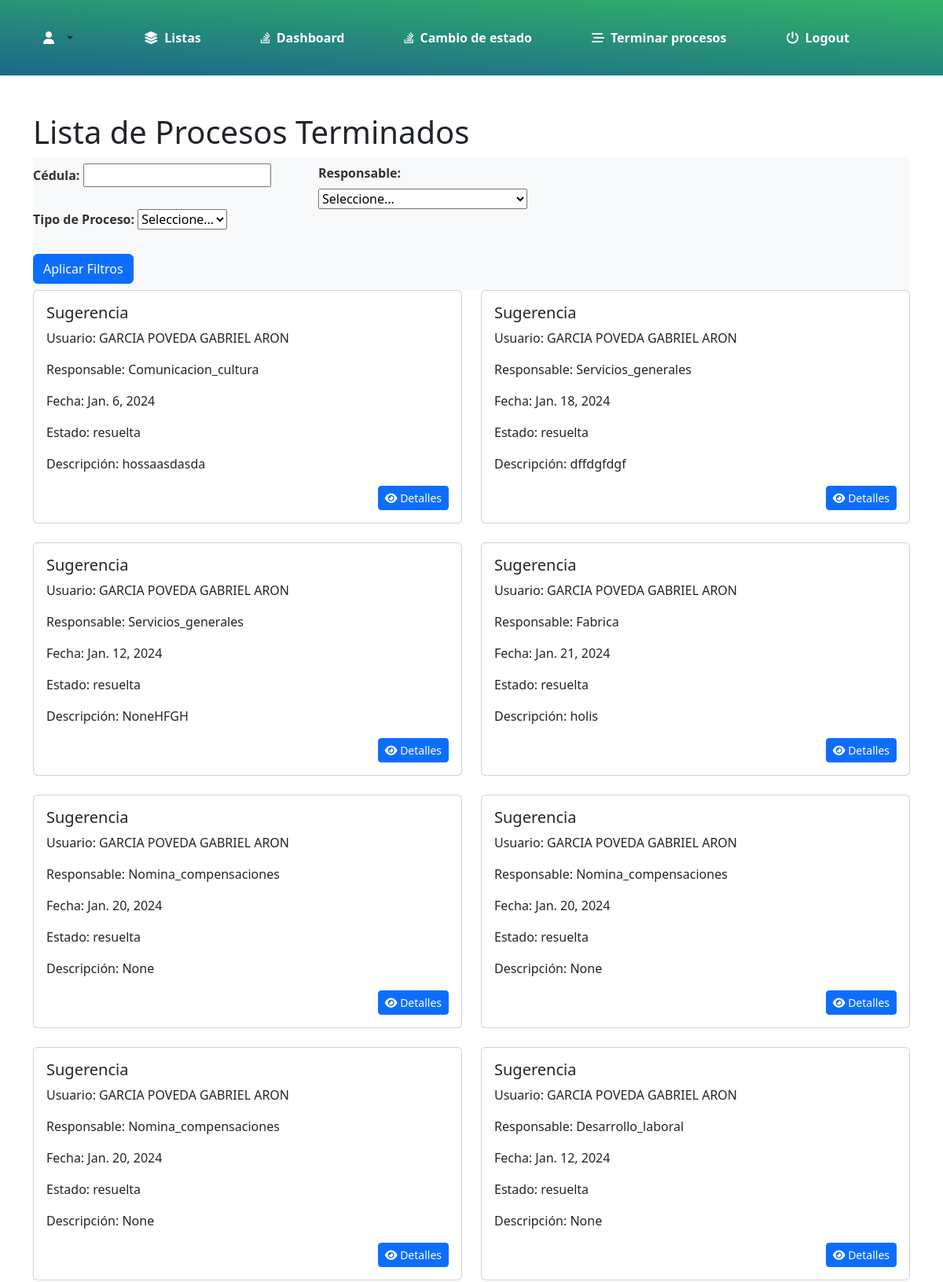
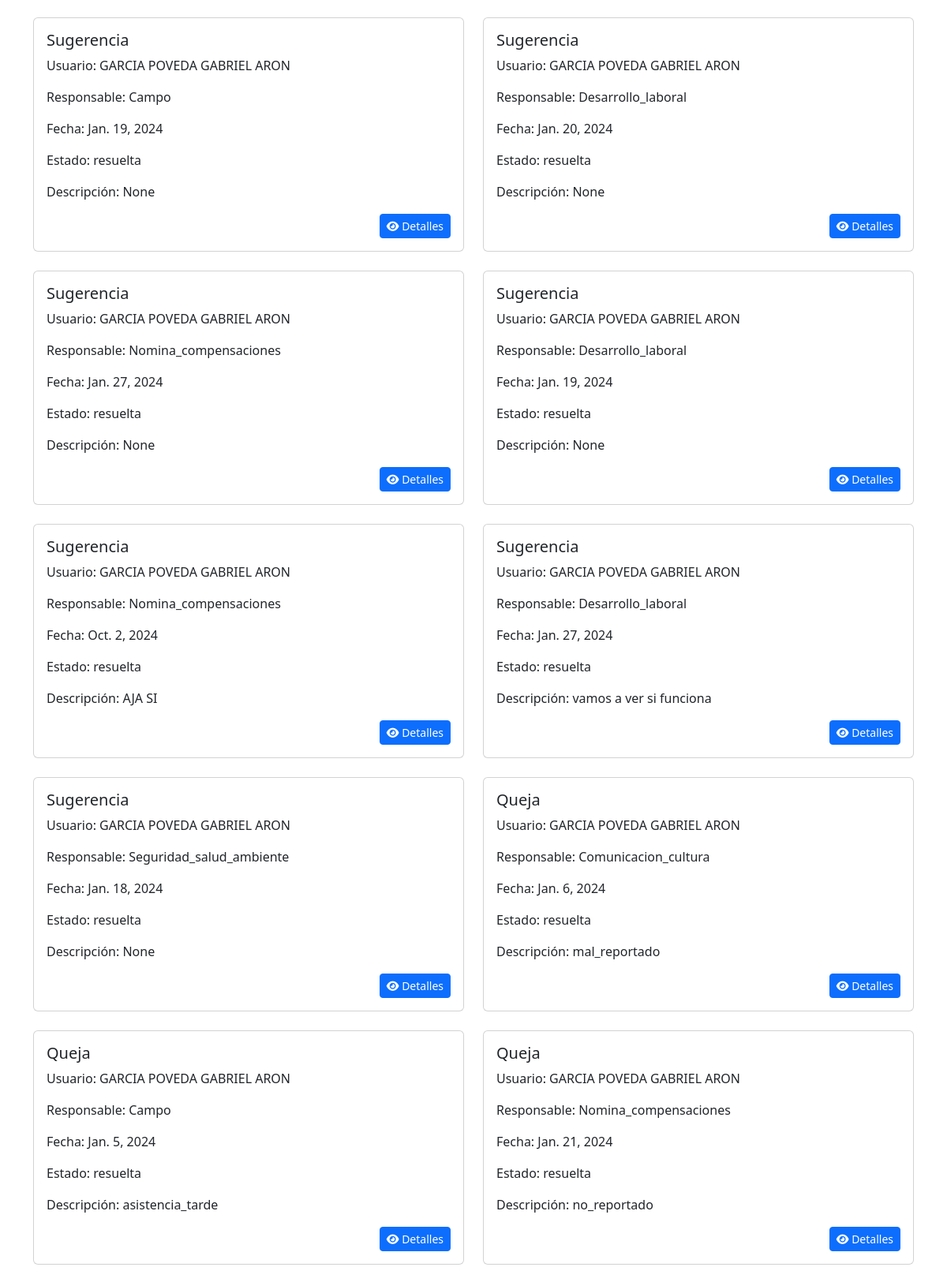
Page /procesos_terminados/ (upper part) on the committed database (2 pictures, top to bottom).
### myapp/models.py (models this page shows)
class Registro(models.Model):
    usuario = models.ForeignKey('Usuario', on_delete=models.CASCADE, related_name='%(class)ss', null=True)
    fecha = models.DateField(default=date.today)
    RESPONSABLE_CHOICES = [
        ('Comunicacion_cultura', 'Comunicación clima y cultura'),
        ('Desarrollo_laboral', 'Desarrollo y relaciones laborales'),
        ('Nomina_compensaciones', 'Nomina y compensaciones'),
        ('Seguridad_salud_ambiente', 'Seguridad, salud y ambiente'),
        ('Servicios_generales', 'Servicios generales'),
        ('Campo', 'Campo'),
        ('Fabrica', 'Fabrica'),
    ]
    responsable = models.CharField(max_length=50, choices=RESPONSABLE_CHOICES)
    causa = models.TextField()
    ESTADO_CHOICES = [
        ('pendiente', 'Pendiente'),
        ('en_revision', 'En revisión'),
        ('resuelta', 'Resuelta'),
    ]
    estado = models.CharField(max_length=20, choices=ESTADO_CHOICES)
    CORREO_CHOICES = [
        ('arongarcia558@gmail.com', 'arongarcia558@gmail.com'),
        ('ggarciap3@unemi.edu.ec', 'ggarciap3@unemi.edu.ec'),
    ]
    correo = models.CharField(max_length=254, choices=CORREO_CHOICES, verbose_name='Correo Electrónico', blank=True, null=True)
    class Meta:
        abstract = True

class Sugerencia(Registro):
    tipo_proceso = models.CharField(max_length=20, default='Sugerencia')

class Usuario(models.Model):
    cedula = models.CharField(max_length=10, primary_key=True)
    nombre = models.CharField(max_length=255)
    area = models.CharField(max_length=50)
    departamento = models.CharField(max_length=50)
    cargo = models.CharField(max_length=50)
    tipo_empleado = models.CharField(max_length=20)
    tipo_contrato = models.CharField(max_length=20)
    class Meta:
        db_table = 'usuario'

class Queja(Registro):
    CAUSA_CHOICES = [
        ('asistencia_tarde', 'Asistencia llegó tarde'),
        ('no_reportado', 'No fue reportado'),
        ('mal_reportado', 'Mal reportado'),
        ('p_sindicales_atrasados', 'P. sindicales atrasados'),
        ('descuentos_atrasados', 'Descuentos atrasados'),
        ('valores_descuento_erroneos', 'Valores de descuento erróneos'),
        ('descuentos_jubilados', 'Descuentos de jubilados'),
    ]
    causa = models.CharField(max_length=30, choices=CAUSA_CHOICES)
    doc = models.FileField(upload_to='documentos/', blank=True, null=True)
    tipo_proceso = models.CharField(max_length=20, default='Queja')

### myapp/views.py (the view)
# urls.py: path('procesos_terminados/', visualizar_procesos, name='procesos_terminados'),
def visualizar_procesos(request):
    form = FiltroProcesosForm(request.GET)
    sugerencias = Sugerencia.objects.filter(estado='resuelta')
    quejas = Queja.objects.filter(estado='resuelta')
    peticiones = Peticion.objects.filter(estado='resuelta')
    reclamos = Reclamo.objects.filter(estado='resuelta')
    if form.is_valid():
        cedula = form.cleaned_data.get('cedula')
        responsable = form.cleaned_data.get('responsable')
        tipo_proceso = form.cleaned_data.get('tipo_proceso')
        if cedula:
            sugerencias = sugerencias.filter(usuario__cedula=cedula)
            quejas = quejas.filter(usuario__cedula=cedula)
            peticiones = peticiones.filter(usuario__cedula=cedula)
            reclamos = reclamos.filter(usuario__cedula=cedula)
        if responsable:
            sugerencias = sugerencias.filter(responsable=responsable)
            quejas = quejas.filter(responsable=responsable)
            peticiones = peticiones.filter(responsable=responsable)
            reclamos = reclamos.filter(responsable=responsable)
        if tipo_proceso:
            sugerencias = sugerencias.filter(tipo_proceso=tipo_proceso)
            quejas = quejas.filter(tipo_proceso=tipo_proceso)
            peticiones = peticiones.filter(tipo_proceso=tipo_proceso)
            reclamos = reclamos.filter(tipo_proceso=tipo_proceso)
    return render(request, 'visualizar_procesos.html', {
        'form': form,
        'sugerencias': sugerencias,
        'quejas': quejas,
        'peticiones': peticiones,
        'reclamos': reclamos,
    })

### myapp/forms.py
class FiltroProcesosForm(forms.Form):
    RESPONSABLE_CHOICES = [
        ('', 'Seleccione...'),
        ('Comunicacion_cultura', 'Comunicación clima y cultura'),
        ('Desarrollo_laboral', 'Desarrollo y relaciones laborales'),
        ('Nomina_compensaciones', 'Nomina y compensaciones'),
        ('Seguridad_salud_ambiente', 'Seguridad, salud y ambiente'),
        ('Servicios_generales', 'Servicios generales'),
        ('Campo', 'Campo'),
        ('Fabrica', 'Fabrica'),
    ]
    TIPO_CHOICES = [
        ('', 'Seleccione...'),
        ('Sugerencia', 'Sugerencia'),
        ('Queja', 'Queja'),
        ('Peticion', 'Petición'),
        ('Reclamo', 'Reclamo'),
    ]
    tipo_proceso = forms.ChoiceField(choices=TIPO_CHOICES, required=False)
    responsable = forms.ChoiceField(choices=RESPONSABLE_CHOICES, required=False)
    cedula = forms.CharField(max_length=10, required=False)

### myapp/templates/visualizar_procesos.html (shortened to what this page needs)
{% extends "base_admin.html" %}
{% load static %}
{% block content %}
<div class="container">
    <h1 class="mt-5">Lista de Procesos Terminados</h1>
    <div class="card-body">
        <nav class="navbar bg-light">
            <form method="GET" class="g-3">
                <div class="row">
                    <div class="col-md-6">
                        <label for="id_cedula" class="form-label">Cédula:</label>
                        {{ form.cedula }}
                    </div>
                    <div class="col-md-6">
                        <label for="id_responsable" class="form-label">Responsable:</label>
                        {{ form.responsable }}
                    </div>
                </div>
                <div class="row">
                    <div class="col-md-6">
                        <label for="id_tipo_proceso" class="form-label">Tipo de Proceso:</label>
                        {{ form.tipo_proceso }}
                    </div>
                </div>
                <br>
                <div class="col-md-6">
                    <button type="submit" class="btn btn-primary btn-block">Aplicar Filtros</button>
                </div>
            </form>
        </nav>
    </div>
    <div class="row row-cols-1 row-cols-md-2 g-4">
        {% for sugerencia in sugerencias %}
        {% if sugerencia.estado == 'resuelta' %}
        <div class="col">
            <div class="card">
                <div class="card-body">
                    <h5 class="card-title">Sugerencia</h5>
                    <p class="card-text">Usuario: {{ sugerencia.usuario.nombre }}</p>
                    <p class="card-text">Responsable: {{ sugerencia.responsable }}</p>
                    <p class="card-text">Fecha: {{ sugerencia.fecha }}</p>
                    <p class="card-text">Estado: {{ sugerencia.estado }}</p>
                    <p class="card-text">Descripción: {{ sugerencia.causa }}</p>
                    <div class="d-flex justify-content-end">
                        <a href="{% url 'detalle' modelo='Sugerencia' pk=sugerencia.pk %}" class="btn btn-primary btn-sm"><i class="fas fa-eye"></i> Detalles</a>
                    </div>
                </div>
            </div>
        </div>
        {% endif %}
        {% endfor %}
        {% for queja in quejas %}
        {% if queja.estado == 'resuelta' %}
        <div class="col">
            <div class="card">
                <div class="card-body">
                    <h5 class="card-title">Queja</h5>
                    <p class="card-text">Usuario: {{ queja.usuario.nombre }}</p>
                    <p class="card-text">Responsable: {{ queja.responsable }}</p>
                    <p class="card-text">Fecha: {{ queja.fecha }}</p>
                    <p class="card-text">Estado: {{ queja.estado }}</p>
                    <p class="card-text">Descripción: {{ queja.causa }}</p>
                    <div class="d-flex justify-content-end">
                        <a href="{% url 'detalle' modelo='Queja' pk=queja.pk %}" class="btn btn-primary btn-sm"><i class="fas fa-eye"></i> Detalles</a>
                    </div>
                </div>
            </div>
        </div>
        {% endif %}
        {% endfor %}
    </div>
</div>
{% endblock %}

### myapp/static/css/style.css (style rules this page uses)
body, html { min-height: 100vh; margin: 0; display: flex; flex-direction: column; }
label { font-weight: bold; color: #333; margin-bottom: 5px; }

### rows in the picture
Sugerencia: usuario.nombre "GARCIA POVEDA GABRIEL ARON", responsable "Comunicacion_cultura", fecha "Jan. 6, 2024", estado "resuelta", causa "hossaasdasda"
Sugerencia: usuario.nombre "GARCIA POVEDA GABRIEL ARON", responsable "Servicios_generales", fecha "Jan. 18, 2024", estado "resuelta", causa "dffdgfdgf"
Sugerencia: usuario.nombre "GARCIA POVEDA GABRIEL ARON", responsable "Servicios_generales", fecha "Jan. 12, 2024", estado "resuelta", causa "NoneHFGH"
Sugerencia: usuario.nombre "GARCIA POVEDA GABRIEL ARON", responsable "Fabrica", fecha "Jan. 21, 2024", estado "resuelta", causa "holis"
Sugerencia: usuario.nombre "GARCIA POVEDA GABRIEL ARON", responsable "Nomina_compensaciones", fecha "Jan. 20, 2024", estado "resuelta", causa "None"
Sugerencia: usuario.nombre "GARCIA POVEDA GABRIEL ARON", responsable "Nomina_compensaciones", fecha "Jan. 20, 2024", estado "resuelta", causa "None"
Sugerencia: usuario.nombre "GARCIA POVEDA GABRIEL ARON", responsable "Nomina_compensaciones", fecha "Jan. 20, 2024", estado "resuelta", causa "None"
Sugerencia: usuario.nombre "GARCIA POVEDA GABRIEL ARON", responsable "Desarrollo_laboral", fecha "Jan. 12, 2024", estado "resuelta", causa "None"
Sugerencia: usuario.nombre "GARCIA POVEDA GABRIEL ARON", responsable "Campo", fecha "Jan. 19, 2024", estado "resuelta", causa "None"
Sugerencia: usuario.nombre "GARCIA POVEDA GABRIEL ARON", responsable "Desarrollo_laboral", fecha "Jan. 20, 2024", estado "resuelta", causa "None"
Sugerencia: usuario.nombre "GARCIA POVEDA GABRIEL ARON", responsable "Nomina_compensaciones", fecha "Jan. 27, 2024", estado "resuelta", causa "None"
Sugerencia: usuario.nombre "GARCIA POVEDA GABRIEL ARON", responsable "Desarrollo_laboral", fecha "Jan. 19, 2024", estado "resuelta", causa "None"
Sugerencia: usuario.nombre "GARCIA POVEDA GABRIEL ARON", responsable "Nomina_compensaciones", fecha "Oct. 2, 2024", estado "resuelta", causa "AJA SI"
Sugerencia: usuario.nombre "GARCIA POVEDA GABRIEL ARON", responsable "Desarrollo_laboral", fecha "Jan. 27, 2024", estado "resuelta", causa "vamos a ver si funciona"
Sugerencia: usuario.nombre "GARCIA POVEDA GABRIEL ARON", responsable "Seguridad_salud_ambiente", fecha "Jan. 18, 2024", estado "resuelta", causa "None"
Queja: usuario.nombre "GARCIA POVEDA GABRIEL ARON", responsable "Comunicacion_cultura", fecha "Jan. 6, 2024", estado "resuelta", causa "mal_reportado"
Queja: usuario.nombre "GARCIA POVEDA GABRIEL ARON", responsable "Campo", fecha "Jan. 5, 2024", estado "resuelta", causa "asistencia_tarde"
Queja: usuario.nombre "GARCIA POVEDA GABRIEL ARON", responsable "Nomina_compensaciones", fecha "Jan. 21, 2024", estado "resuelta", causa "no_reportado"
